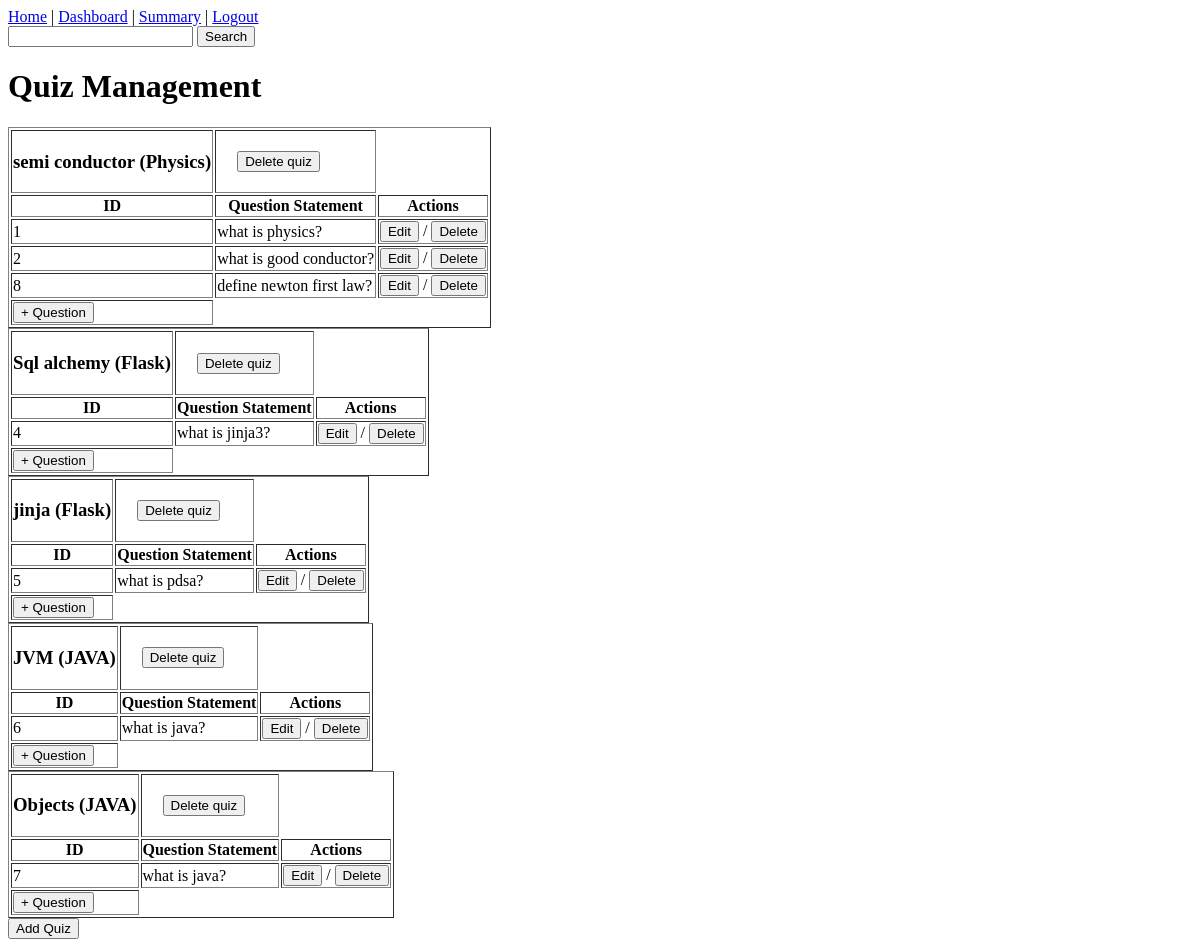
/quiz_management, run on an earlier commit of the app's database.
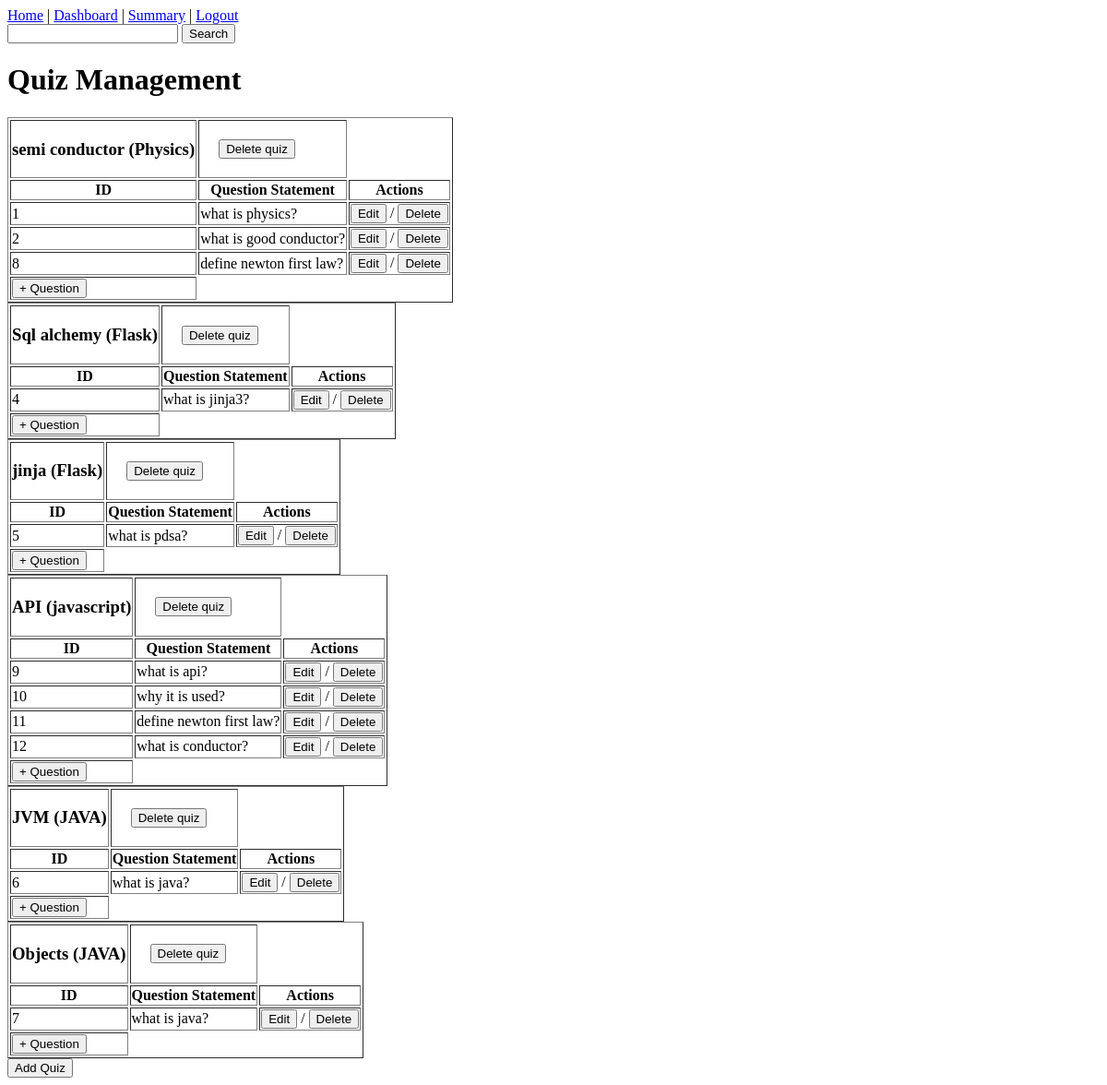
And on a later commit of the database.
### models.py (models this page shows, shortened)
class Chapter(db.Model):
    id = db.Column(db.Integer, primary_key = True)
    name = db.Column(db.String(100), nullable=False)
    description = db.Column(db.String(100),  nullable = True)
    subject_id = db.Column(db.Integer, db.ForeignKey('subject.id'), nullable = False)
    quizzes = db.relationship('Quiz', backref='chapter', lazy=True)

class Quiz(db.Model):
    id = db.Column(db.Integer, primary_key = True)
    chapter_id = db.Column(db.Integer, db.ForeignKey('chapter.id'), nullable = False)
    date_of_quiz = db.Column(db.String(10))
    time_duration = db.Column(db.String(10)) #HH:MM
    remark = db.Column(db.String(100), nullable = True)
    question = db.relationship('Question', backref = 'quiz', lazy = True)

class Subject(db.Model):
    id = db.Column(db.Integer, primary_key = True)
    name = db.Column(db.String(100), nullable=False)
    description = db.Column(db.String(100),  nullable = True)
    chapters = db.relationship('Chapter', backref='subject', lazy=True)

class Question(db.Model):
    id = db.Column(db.Integer, primary_key = True)
    quiz_id = db.Column (db.Integer , db.ForeignKey("quiz.id"), nullable = False)
    q_statement = db.Column(db.String(100), nullable = False)
    o_1 = db.Column(db.String(50), nullable = False)
    o_2 = db.Column(db.String(50), nullable = False)
    o_3 = db.Column(db.String(50), nullable = False)
    o_4 = db.Column(db.String(50), nullable = False)
    correct_option = db.Column(db.Integer, nullable = False)

### app.py (the view)
@app.route("/quiz_management", methods = ['GET', 'POST'])
def quiz_management():
    subjects = Subject.query.all()
    chapters = Chapter.query.all()
    quizzes = Quiz.query.all()
    question = Question.query.all()
    return render_template("quiz_management.html", subjects = subjects, chapters = chapters, quizzes = quizzes, question = question)

### templates/quiz_management.html (shortened to what this page needs)
<!DOCTYPE html>
<html lang="en">
<head>
</head>
<body>
    <div id = "nav_bar">
        <a href="{{ url_for('home') }}">Home</a>  |
          <a href="{{ url_for('admin_dashboard') }}">Dashboard</a>  |
            <a href="{{ url_for('admin_summary') }}">Summary</a>     |
              <a href="{{ url_for('login') }}">Logout</a>
        <form action="/">
            <input type="text" name="search_key" >
            <button>Search</button>
        </form>
        <h1>Quiz Management</h1>
        <div id = "content">
            {% for subject in subjects %}
                {% for chapter in subject.chapters %}
                    {% for quiz in chapter.quizzes %}
                    <table border = "1px">
                    <tr>
                        <th>
                            <h3>{{chapter.name}} ({{subject.name}})</h3>
                        </th>
                        <td><a href="/delete_quiz?id={{ quiz.id }}"
                            style="margin-left: 20px;">
                                <button>Delete quiz</button>
                        </a></td>
                    </tr>
                    <tr>
                        <th>ID</th>
                        <th>Question Statement</th>
                        <th>Actions</th>
                    </tr>
                    {% for question in quiz.question %}
                    <tr>
                        <td>{{question.id}}</td>
                        <td>{{question.q_statement}}</td>
                        <td>
                            <a href="{{ url_for('edit_question', id=question.id) }}"><button>Edit</button></a> /
                            <a href="{{ url_for('delete_question', id=question.id) }}"><button>Delete</button></a>
                        </td>
                    </tr>
                    {% endfor %}
                    <tr>
                    <td>
                    <a href="{{ url_for('add_question', quiz_id=quiz.id) }}">
                        <button>+ Question</button>
                    </a>
                    </td>
                    </tr>
                </table>
                    {% endfor %}
                {% endfor %}
            {% endfor %}
        </div>
        <div id = "/add_quiz">
            <a href="{{ url_for('add_quiz') }}">
                <button>Add Quiz</button>
            </a>
</body>
</html>

What changed in the data, as far as the page shows it:
now on this page (row unchanged): Subject: name "javascript"
now on this page (row unchanged): Chapter: name "API"
added Question: id "9", q_statement "what is api?", shown under "API"
added Question: id "10", q_statement "why it is used?", shown under "API"
added Question: id "11", q_statement "define newton first law?", shown under "API"
added Question: id "12", q_statement "what is conductor?", shown under "API"
